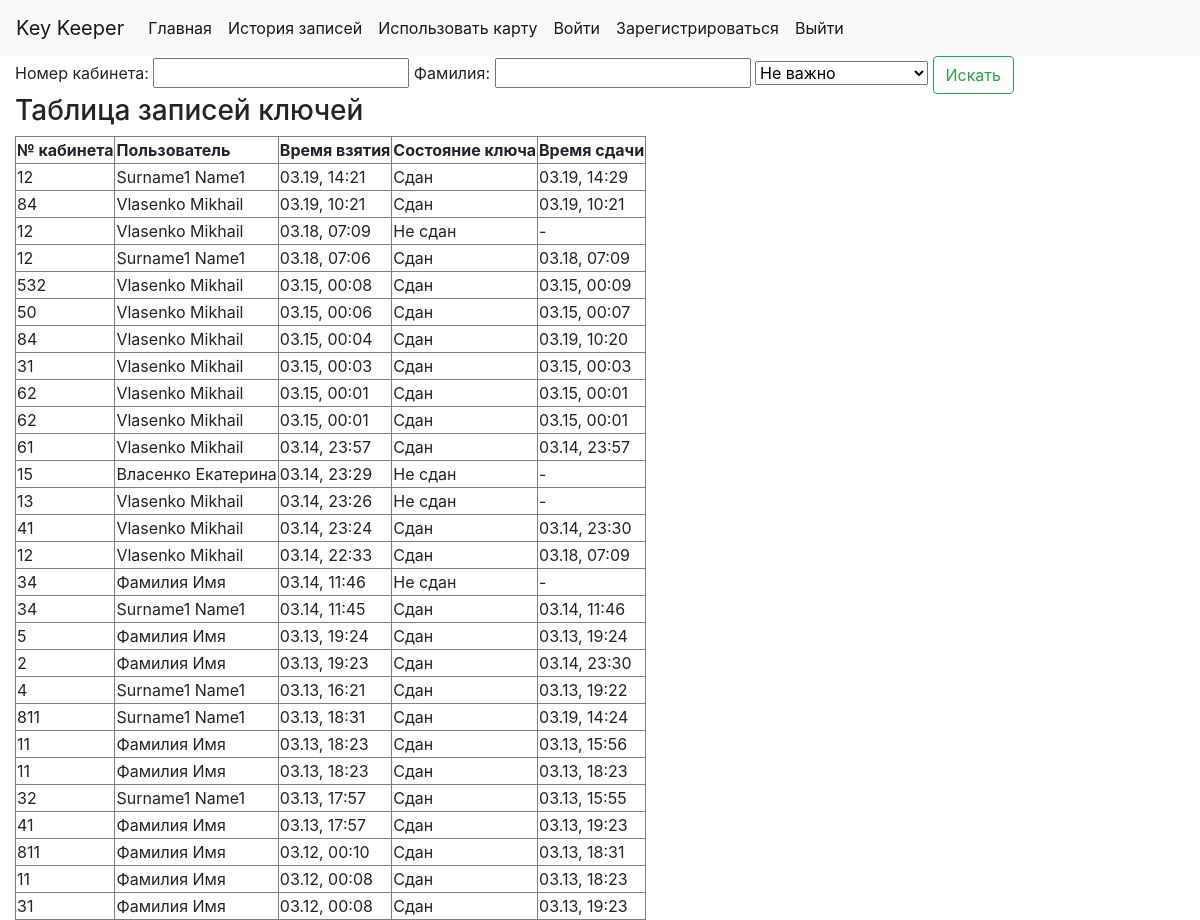
Before: /history/ with the older database file.
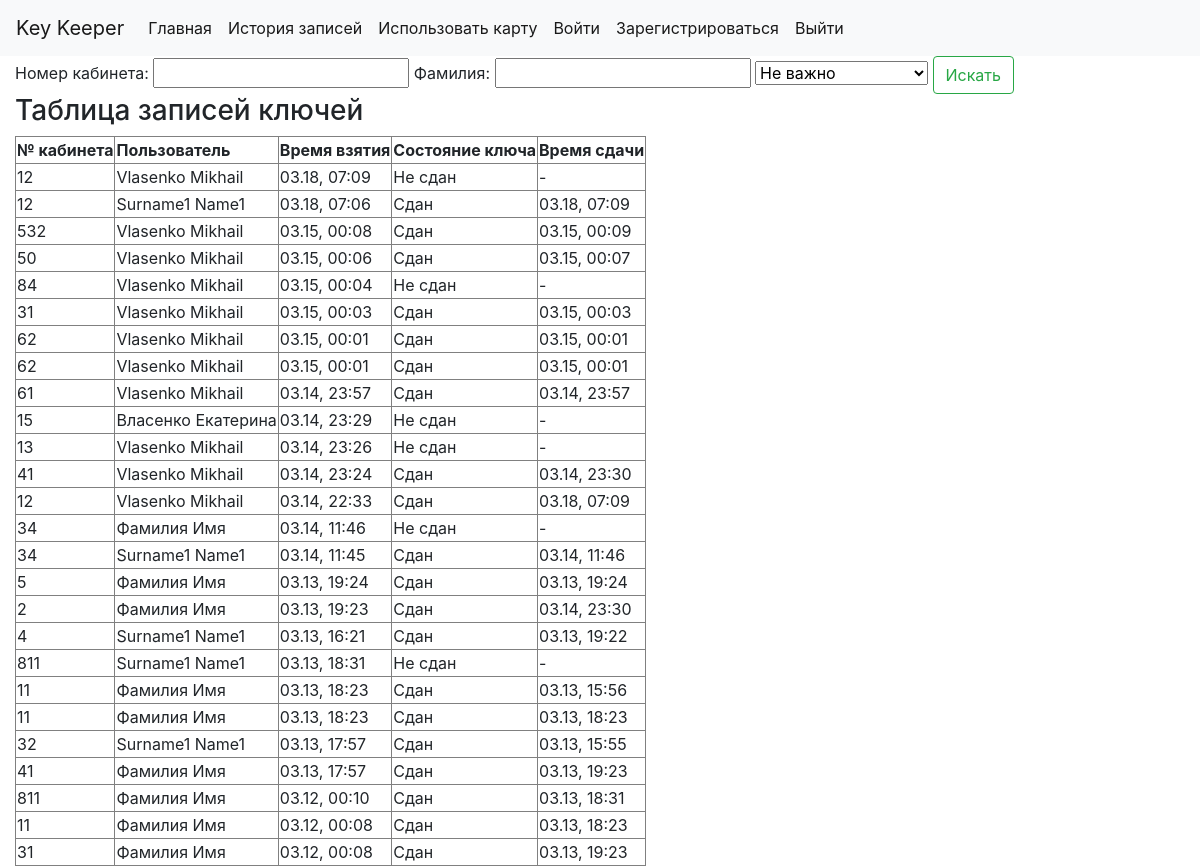
After: the same page with the newer database file.
### keeper/models.py (models this page shows)
class History(models.Model):
    key = models.IntegerField()
    time_cr = models.DateTimeField(default=datetime.datetime.now)
    user_id = models.ForeignKey(CustomUser, on_delete=models.CASCADE)
    active = models.CharField(max_length=100, default='Не сдан')
    time_back = models.DateTimeField(default=datetime.datetime.min)
    def month_cr(self):
        return self.time_cr.strftime('%m')
    def date_cr(self):
        return self.time_cr.strftime('%d')
    def hour_cr(self):
        return self.time_cr.strftime('%H')
    def minute_cr(self):
        return self.time_cr.strftime('%M')
    def month_b(self):
        return self.time_back.strftime('%m')
    def date_b(self):
        return self.time_back.strftime('%d')
    def hour_b(self):
        return self.time_back.strftime('%H')
    def minute_b(self):
        return self.time_back.strftime('%M')

class CustomUser(AbstractUser):
    card_id = models.IntegerField(default=8000000000)
    key_tran_last = models.IntegerField(default=-1)
    user_tran_last = models.CharField(max_length=255, default='никто')

### keeper/views.py (the view)
# urls.py: path('history/', views.history, name='history'),
def history(request):
    context = {}
    hist_list = []
    hist_min_time = 0
    for x in History.objects.all():
        if x.active == 'Не сдан':
            hist_min_time = x
            break
    if request.method == 'POST':
        f = SearchForm(request.POST)
        if f.is_valid():
            hist_list = History.objects.all()[::-1]
            hist_list = hist_list[:100]
            if f.data['key_num'] != '' and f.data['last_name'] != '':
                hist_list = []
                count = 0
                for x in History.objects.all()[::-1]:
                    if x.user_id.last_name == f.data['last_name'] and x.key == int(f.data['key_num']):
                        hist_list.append(x)
                        count += 1
                        if count == 100:
                            break
            elif f.data['key_num'] != '':
                hist_list = History.objects.filter(key=f.data['key_num'])[::-1]
                hist_list = hist_list[:100]
            elif f.data['last_name'] != '':
                hist_list = []
                count = 0
                for x in History.objects.all()[::-1]:
                    if x.user_id.last_name == f.data['last_name']:
                        hist_list.append(x)
                        count += 1
                        if count == 100:
                            break
            if f.data['is_active'] == 'true':
                context['select_active'] = 'true'
                hist_list2 = []
                for x in hist_list:
                    if x.active == 'Не сдан':
                        hist_list2.append(x)
                hist_list = hist_list2[:100]
            elif f.data['is_active'] == 'false':
                context['select_active'] = 'false'
                hist_list2 = []
                for x in hist_list:
                    if x.active == 'Сдан':
                        hist_list2.append(x)
                hist_list = hist_list2[:100]
            elif f.data['is_active'] == 'waiting':
                context['select_active'] = 'waiting'
                hist_list2 = []
                for x in hist_list:
                    if x.active == 'Ожидает передачи':
                        hist_list2.append(x)
                hist_list = hist_list2[:100]
            else:
                context['select_active'] = 'none'
    else:
        hist_list = History.objects.all()[::-1]
        hist_list = hist_list[:100]
        f = SearchForm()
    context['hist_list'] = hist_list
    context['min_time_elem'] = hist_min_time
    context['form'] = f
    return render(request, 'history.html', context)

### keeper/forms.py
class SearchForm(forms.Form):
    key_num = forms.IntegerField(label='Номер кабинета:', max_value=1000, required=False)
    last_name = forms.CharField(label='Фамилия:', max_length=100, required=False)

### keeper/templates/history.html (shortened to what this page needs)
<!DOCTYPE html>
<html lang="en">
<head>
    {% include "includes/head.html" %}
</head>
<body>
    {% include "includes/nav_bar.html" %}
    <div class="container-fluid">
        <form method="POST">
            {{ form.key_num.label }} {{ form.key_num }}
            {{ form.last_name.label }} {{ form.last_name }}
            <select name="is_active">
                <option value="none" {% if select_active == "none" %}selected{% endif %}>Не важно</option>
            </select>
            <input type="submit" value="Искать" class="btn btn-outline-success">
        </form>
        {% if hist_list %}
                <h3>Таблица записей ключей</h3>
                <table border="1">
                <tr>
                    <th>№ кабинета</th>
                    <th>Пользователь</th>
                    <th>Время взятия</th>
                    <th>Состояние ключа</th>
                    <th>Время сдачи</th>
                </tr>
                {% for elem in hist_list %}
                    <tr><td>{{ elem.key }}</td> <td>{{ elem.user_id.last_name }} {{ elem.user_id.first_name }}</td>
                        <td>{{ elem.month_cr }}.{{ elem.date_cr }}, {{ elem.hour_cr }}:{{ elem.minute_cr }}</td>
                        <td>{{elem.active}}</td>
                        <td>{% if elem.time_back == min_time_elem.time_back %} - {% else %} {{ elem.month_b }}.{{ elem.date_b }}, {{ elem.hour_b }}:{{ elem.minute_b }}{% endif %}</td> </tr>
                {% endfor %}
                </table>
        {% else %}
            <p>Пока нет истории</p>
        {% endif %}
    </div>
</body>
</html>

### keeper/templates/includes/head.html (shortened to what this page needs)
{% load static %}
<link rel="stylesheet" href="https://stackpath.bootstrapcdn.com/bootstrap/4.2.1/css/bootstrap.min.css">

### keeper/templates/includes/nav_bar.html
<nav class="navbar navbar-expand-lg navbar-light bg-light">
    <a class="navbar-brand" href="https://romanovkey.ru/docs/_build/html/doc_index.html">Key Keeper</a>
    <div>
        <ul class="navbar-nav mr-auto">
            <li class="nav-item active text-primary"><a class="nav-link" href="{% url 'keeper:index' %}">Главная</a></li>
            <li class="nav-item active text-primary"><a class="nav-link" href="{% url 'keeper:history' %}">История записей</a></li>
            <li class="nav-item active"><a class="nav-link" href="{% url 'keeper:card' %}">Использовать карту</a></li>
            <li class="nav-item active"><a class="nav-link" href="{% url 'keeper:login' %}">Войти</a></li>
            <li class="nav-item active"><a class="nav-link" href="{% url 'keeper:register' %}">Зарегистрироваться</a></li>
            <li class="nav-item active"><a class="nav-link" href="{% url 'keeper:logout' %}">Выйти</a></li>
        </ul>
    </div>
</nav>

Changed rows visible on the page:
removed History: key "12", user_id.last_name "Surname1", user_id.first_name "Name1", month_cr "03", date_cr "19", hour_cr "14", minute_cr "21", active "Сдан", month_b "03", date_b "19", hour_b "14", minute_b "29"
removed History: key "84", user_id.last_name "Vlasenko", user_id.first_name "Mikhail", month_cr "03", date_cr "19", hour_cr "10", minute_cr "21", active "Сдан", month_b "03", date_b "19", hour_b "10", minute_b "21"
changed History (number 5 of 26 on the later page): active "Сдан" → "Не сдан"; month_b "03" → (not shown); date_b "19" → (not shown); hour_b "10" → (not shown); minute_b "20" → (not shown); time_back ". , :" → "-"
changed History (number 19 of 26 on the later page): active "Сдан" → "Не сдан"; month_b "03" → (not shown); date_b "19" → (not shown); hour_b "14" → (not shown); minute_b "24" → (not shown); time_back ". , :" → "-"
